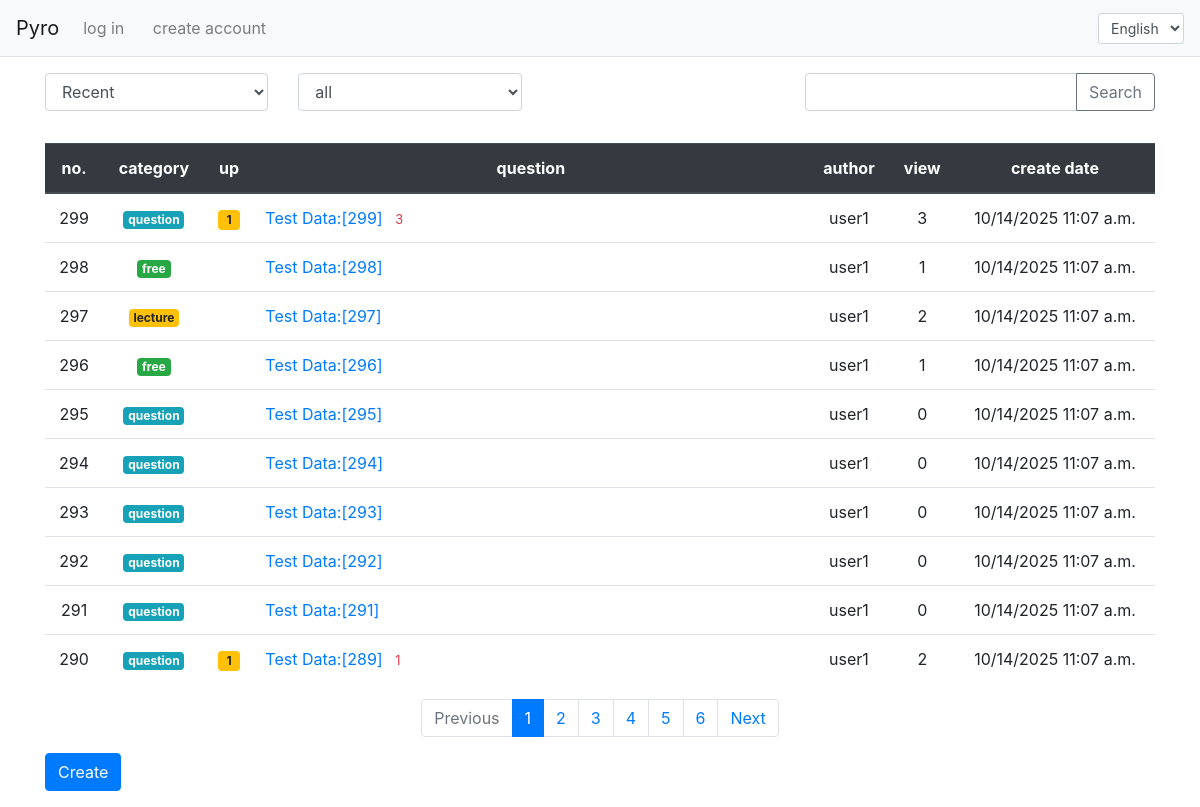
The page /en/ on the database its author committed.
### pybo/models.py (models this page shows, shortened)
class Question(models.Model):
    subject = models.CharField(max_length=200)
    author = models.ForeignKey(
        User, on_delete=models.CASCADE, related_name="author_question"
    )
    content = models.TextField()
    create_date = models.DateTimeField()
    modify_date = models.DateTimeField(null=True, blank=True)
    voter = models.ManyToManyField(User, related_name="voter_question")
    viewer = models.ManyToManyField(User, related_name="viewer_question")
    category = models.CharField(
        max_length=20, choices=CATEGORY_CHOICE, default="question"
    )

### common/models.py (models this page shows)
class User(AbstractUser):
    phone = models.CharField(max_length=20, blank=True)
    address = models.CharField(max_length=255, blank=True)
    nickname = models.CharField(max_length=30, blank=True)

### pybo/views/base_views.py (the view, shortened to what this page needs)
# urls.py: path("", base_views.index, name="index"),
def index(request):
    page = request.GET.get("page", "1")
    kw = request.GET.get("kw", "")
    so = request.GET.get("so", "")
    ca = request.GET.get("ca", "all")
    if so == "recommend":
        question_list = Question.objects.annotate(num_voter=Count("voter")).order_by(
            "-num_voter", "-create_date"
        )
    elif so == "popular":
        question_list = Question.objects.annotate(num_answer=Count("answer")).order_by(
            "-num_answer", "-create_date"
        )
    else:
        question_list = Question.objects.order_by("-create_date")
    if ca != "all":
        question_list = question_list.filter(category=ca)
    paginator = Paginator(question_list, 10)
    page_obj = paginator.get_page(page)
    current_page = page_obj.number
    start_index = max(current_page - 5, 1)
    end_index = min(current_page + 5, paginator.num_pages)
    page_range = range(start_index, end_index + 1)
    context = {
        "question_list": page_obj,
        "page_range": page_range,
        "page": page,
        "kw": kw,
        "so": so,
        "category": CATEGORY_ALL_CHOICE,
        "ca": ca,
    }
    return render(request, "pybo/question_list.html", context)

### pybo/templatetags/navbar_filter.py (called while the page is built)
@register.filter()
def strip_lang_prefix(path):
    if path[:3] in [f"/{lang}" for lang, _ in settings.LANGUAGES]:
        return path[3:] or "/"  # return "/" if path becomes empty
    return path

@register.filter
def is_lang(request, lang_code):
    if hasattr(request, "LANGUAGE_CODE"):
        return request.LANGUAGE_CODE[:2] == lang_code
    return False

### pybo/templatetags/pybo_filter.py (called while the page is built)
@register.filter
def sub(value, arg):
    return value - arg

@register.filter
def category_badge_class(category):
    return {
        "question": "badge-info",
        "free": "badge-success",
        "lecture": "badge-warning",
    }.get(category, "badge-secondary")

### templates/pybo/question_list.html (shortened to what this page needs)
{% extends 'base.html' %}
{% load i18n %}
{% load pybo_filter %}
{% block content %}
    <div class="container my-3">
        {% include "pybo/question_list/table_filter.html" %}
        {% include "pybo/question_list/table.html" %}
        {% include "pybo/question_list/page_nav.html" %}
        <a href="{% url 'pybo:question_create' %}" class="btn btn-primary">
            {% trans "QUESTION_LIST.CREATE_QUESTION" %}
        </a>
    </div>
{% endblock %}

### templates/pybo/question_list/table.html
{% load i18n %}
{% load pybo_filter %}
<table class="table">
    <thead>
    <tr class="text-center thead-dark">
        <th>{% trans "QUESTION_LIST.TABLE_NO" %}</th>
        <th>{% trans "QUESTION_LIST.CATEGORY" %}</th>
        <th>{% trans "QUESTION_LIST.UP" %}</th>
        <th style="width:50%">{% trans "QUESTION_LIST.QUESTION" %}</th>
        <th>{% trans "QUESTION_LIST.AUTHOR" %}</th>
        <th>{% trans "QUESTION_LIST.VIEW_COUNT" %}</th>
        <th>{% trans "QUESTION_LIST.CREATE_DATE" %}</th>
    </tr>
    </thead>
    <tbody>
    {% if question_list %}
        {% for question in question_list %}
            <tr class="text-center">
                <td>{{ question_list.paginator.count|sub:question_list.start_index|sub:forloop.counter0|add:1 }}</td>
                <td>
              <span class="badge {{ question.category|category_badge_class }}">
                {{ question.get_category_display }}
              </span>
                </td>
                <td>
                    {% if question.voter.all.count > 0 %}
                        <span class="badge badge-warning px-2 py-1">
                {{ question.voter.all.count }}
            </span>
                    {% endif %}
                </td>
                <td class="text-left">
                    <a href="{% url 'pybo:detail' question.id %}">{{ question.subject }}</a>
                    {% if question.answer_set.count > 0 %}
                        <span class="text-danger small ml-2">
                    {{ question.answer_set.count }}
                </span>
                    {% endif %}
                </td>
                <td>{{ question.author.username }}</td>
                <td>{{ question.viewer.count }}</td>
                <td>{{ question.create_date|date:"SHORT_DATETIME_FORMAT" }}</td>
            </tr>
        {% endfor %}
    {% else %}
        <tr>
            <td colspan="5">no questions</td>
        </tr>
    {% endif %}
    </tbody>
</table>

### rows shown on the page
Question: paginator.count|sub "299", category "question", voter.all.count "1", subject "Test Data:[299]", answer_set.count "3", author.username "user1", viewer.count "3", create_date "10/14/2025 11:07 a.m."
Question: paginator.count|sub "298", category "free", subject "Test Data:[298]", author.username "user1", viewer.count "1", create_date "10/14/2025 11:07 a.m."
Question: paginator.count|sub "297", category "lecture", subject "Test Data:[297]", author.username "user1", viewer.count "2", create_date "10/14/2025 11:07 a.m."
Question: paginator.count|sub "296", category "free", subject "Test Data:[296]", author.username "user1", viewer.count "1", create_date "10/14/2025 11:07 a.m."
Question: paginator.count|sub "295", category "question", subject "Test Data:[295]", author.username "user1", viewer.count "0", create_date "10/14/2025 11:07 a.m."
Question: paginator.count|sub "294", category "question", subject "Test Data:[294]", author.username "user1", viewer.count "0", create_date "10/14/2025 11:07 a.m."
Question: paginator.count|sub "293", category "question", subject "Test Data:[293]", author.username "user1", viewer.count "0", create_date "10/14/2025 11:07 a.m."
Question: paginator.count|sub "292", category "question", subject "Test Data:[292]", author.username "user1", viewer.count "0", create_date "10/14/2025 11:07 a.m."
Question: paginator.count|sub "291", category "question", subject "Test Data:[291]", author.username "user1", viewer.count "0", create_date "10/14/2025 11:07 a.m."
Question: paginator.count|sub "290", category "question", voter.all.count "1", subject "Test Data:[289]", answer_set.count "1", author.username "user1", viewer.count "2", create_date "10/14/2025 11:07 a.m."

### other values the page prints
{{ page_number }} "1" "2" "3" "4" "5" "6"
form field value "all"
